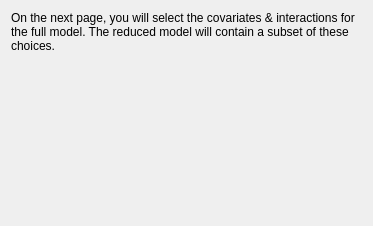
<?xml version="1.0" encoding="UTF-8"?>
<ui version="4.0">
 <class>WizardPage</class>
 <widget class="QWizardPage" name="WizardPage">
  <property name="geometry">
   <rect>
    <x>0</x>
    <y>0</y>
    <width>373</width>
    <height>226</height>
   </rect>
  </property>
  <property name="windowTitle">
   <string>WizardPage</string>
  </property>
  <layout class="QVBoxLayout" name="verticalLayout">
   <item>
    <widget class="QLabel" name="label">
     <property name="text">
      <string>On the next page, you will select the covariates &amp; interactions for the full model. The reduced model will contain a subset of these choices.</string>
     </property>
     <property name="wordWrap">
      <bool>true</bool>
     </property>
    </widget>
   </item>
   <item>
    <spacer name="verticalSpacer">
     <property name="orientation">
      <enum>Qt::Vertical</enum>
     </property>
     <property name="sizeHint" stdset="0">
      <size>
       <width>20</width>
       <height>40</height>
      </size>
     </property>
    </spacer>
   </item>
  </layout>
 </widget>
 <resources/>
 <connections/>
</ui>
